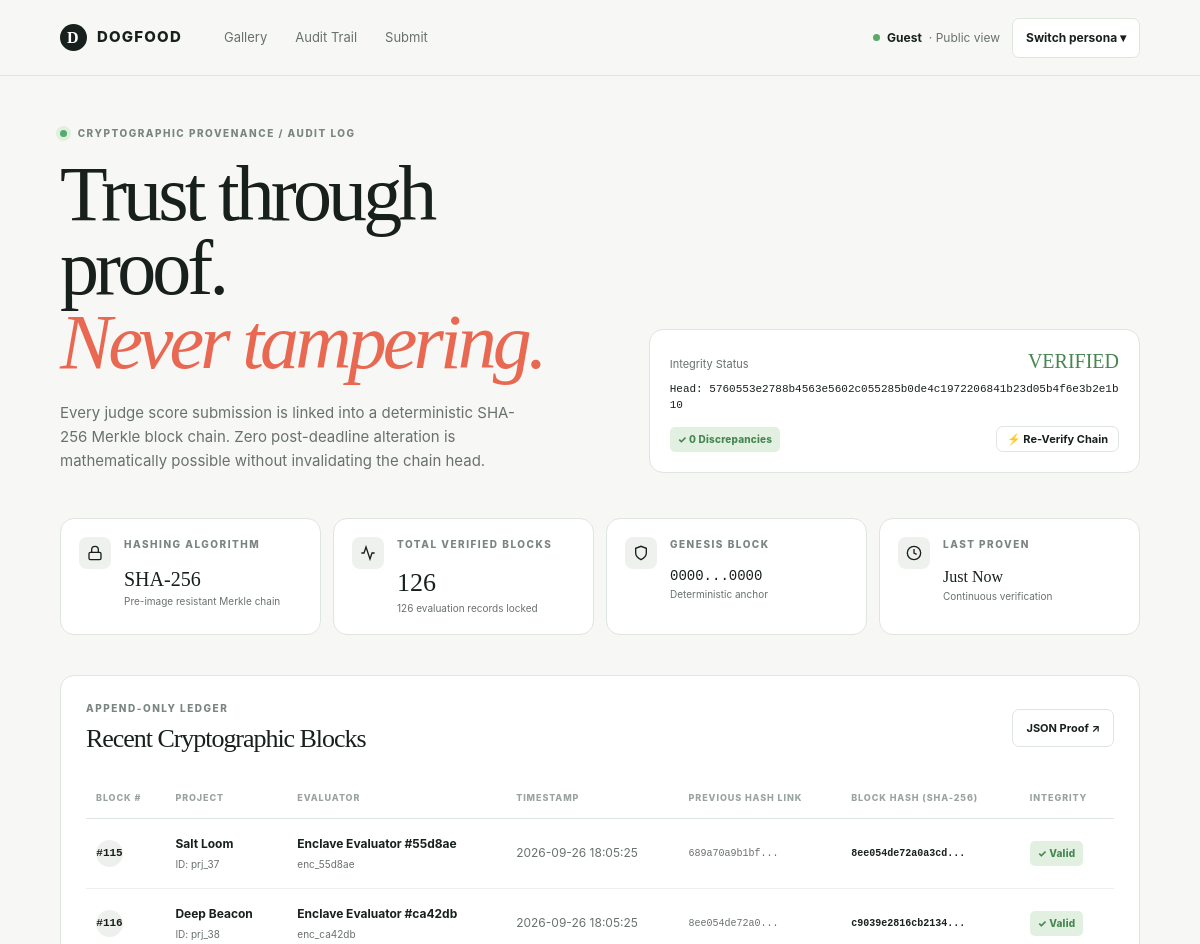
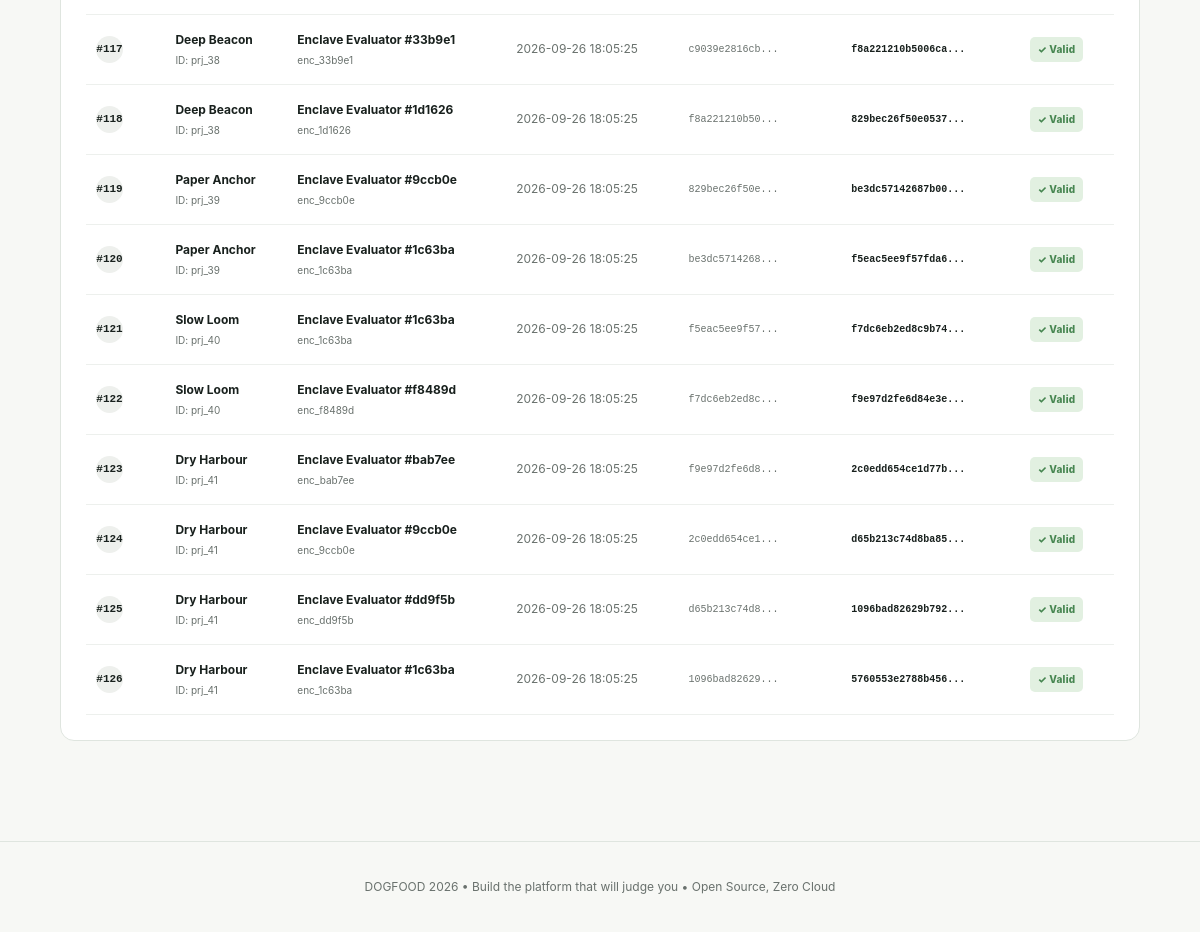
Before: /audit with the older database file (2 pictures, top to bottom).
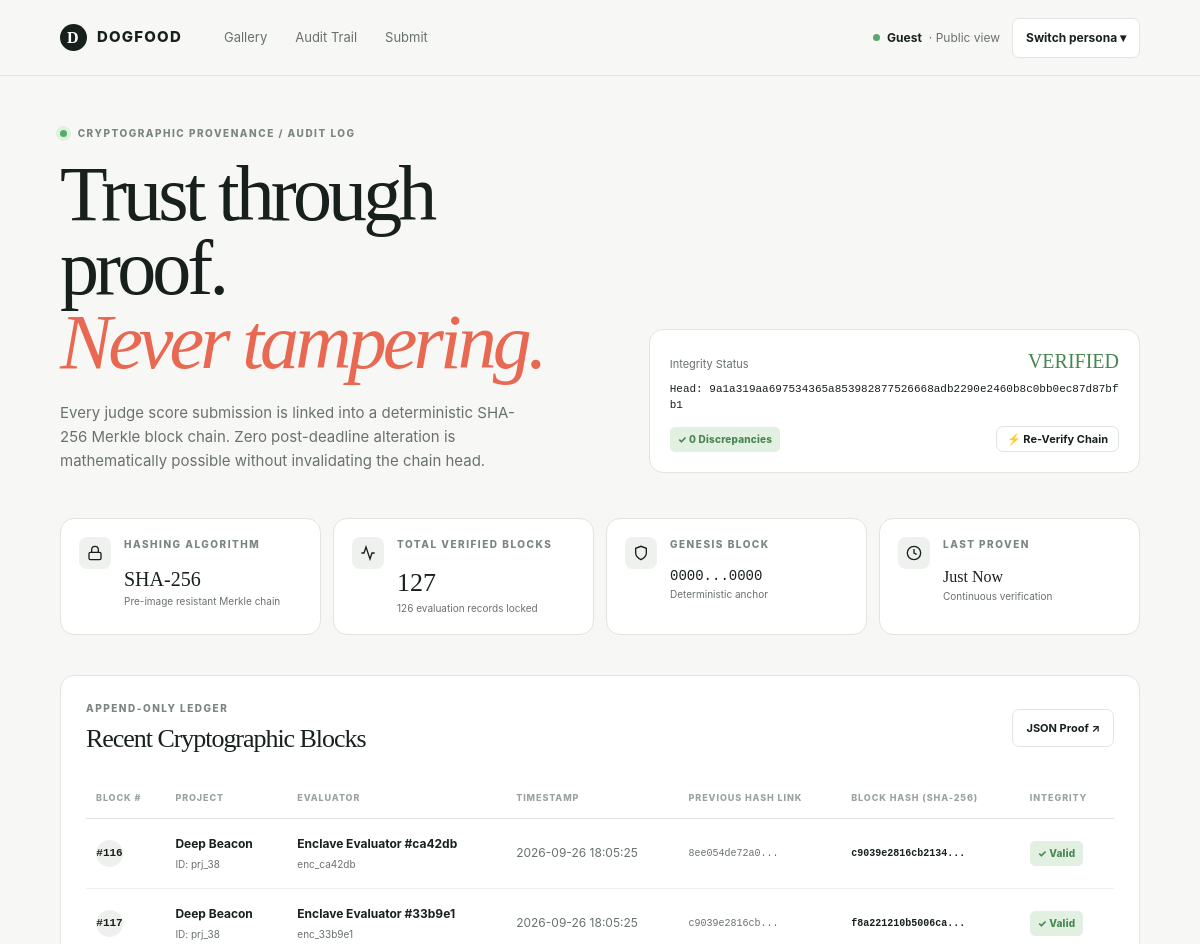
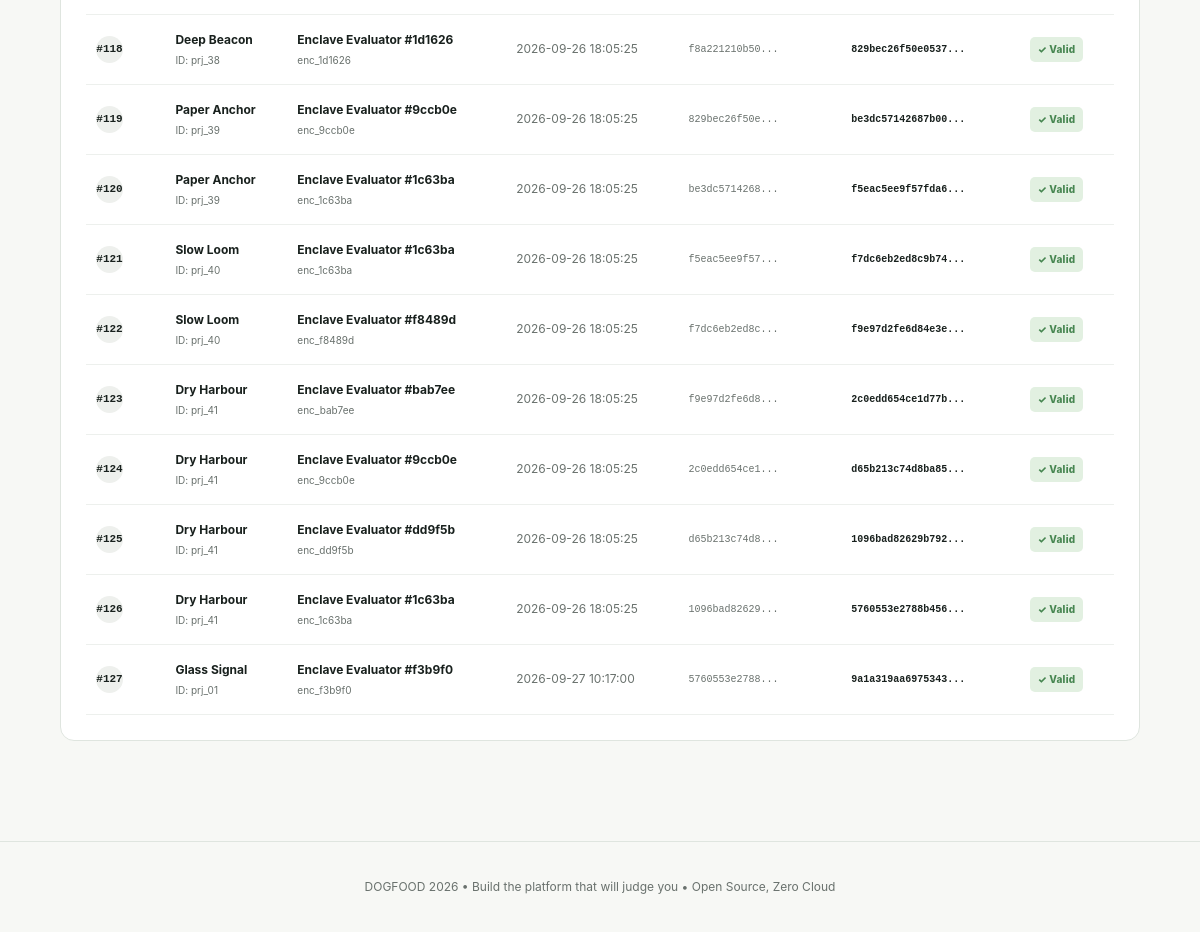
After: the same page with the newer database file (2 pictures, top to bottom).
### tables this page shows
CREATE TABLE scores (
            id INTEGER PRIMARY KEY AUTOINCREMENT,
            judge_id TEXT NOT NULL,
            project_id TEXT NOT NULL,
            criteria_json TEXT NOT NULL,
            comment TEXT,
            updated_at TEXT DEFAULT (datetime('now', 'utc')),
            UNIQUE(judge_id, project_id),
            FOREIGN KEY (judge_id) REFERENCES users(id) ON DELETE CASCADE,
            FOREIGN KEY (project_id) REFERENCES projects(id) ON DELETE CASCADE
        );

CREATE TABLE projects (
            id TEXT PRIMARY KEY,
            team_id TEXT NOT NULL,
            track_id TEXT NOT NULL,
            title TEXT NOT NULL,
            summary TEXT,
            repo_url TEXT,
            submitted_at TEXT NOT NULL,
            is_draft INTEGER DEFAULT 0,
            FOREIGN KEY (track_id) REFERENCES tracks(id)
        );

### src/main.py (the view)
@app.get("/audit", response_class=HTMLResponse)
def audit_view(request: Request):
    current_user = get_current_user_optional(request)
    is_organizer = current_user.is_organizer() if current_user else False
    audit_data = compute_score_audit_chain(is_organizer=is_organizer)
    return templates.TemplateResponse(
        request=request,
        name="audit.html",
        context={
            "user": current_user,
            "audit": audit_data
        }
    )

### templates/audit.html (shortened to what the changed rows need)
{% extends "base.html" %}
{% block content %}
<div class="page-wrap workspace">
  <section class="workspace-header">
    <div>
      <h1>Trust through proof.<br><em>Never tampering.</em></h1>
    </div>
    <div class="progress-card" style="min-width: 320px;">
      <div class="progress-top">
        <span>Integrity Status</span>
        <strong style="color: #478651; font-size: 20px;">VERIFIED</strong>
      </div>
      <p style="margin-top: 8px; font-family: ui-monospace, monospace; font-size: 11px; word-break: break-all; color: var(--ink);">
        Head: {{ audit.chain_head }}
      </p>
      <div style="margin-top: 12px; display: flex; justify-content: space-between; align-items: center;">
        <span class="badge badge-green">✓ 0 Discrepancies</span>
        <button onclick="reverifyAudit()" id="reverify-btn" class="btn btn-secondary outline-button" style="font-size: 11px; padding: 4px 10px;">
        </button>
      </div>
    </div>
  </section>
  <div class="stats-grid">
    <div class="stat-card">
      <div>
        <p class="muted-label">Total Verified Blocks</p>
        <p class="stat-value">{{ audit.total_blocks }}</p>
        <p class="stat-detail">126 evaluation records locked</p>
      </div>
    </div>
  </div>
  <div class="table-card">
    <div class="table-heading">
      <div>
        <h2>Recent Cryptographic Blocks</h2>
      </div>
    </div>
    <div class="table-scroll">
      <table>
        <thead>
          <tr>
            <th>Block #</th>
            <th>Project</th>
            <th>Evaluator</th>
            <th>Timestamp</th>
            <th>Previous Hash Link</th>
            <th>Block Hash (SHA-256)</th>
            <th>Integrity</th>
          </tr>
        </thead>
        <tbody id="blocks-tbody">
          {% for b in audit.recent_blocks %}
            <tr>
              <td><span class="rank" style="background: #eef0ed; font-family: monospace;">#{{ b.block_index }}</span></td>
              <td><strong>{{ b.project_title }}</strong><span>ID: {{ b.project_id }}</span></td>
              <td><strong>{{ b.judge_name }}</strong><span>{{ b.judge_id }}</span></td>
              <td>{{ b.timestamp[:19] }}</td>
              <td style="font-family: ui-monospace, monospace; font-size: 10px; color: var(--muted);">{{ b.prev_hash[:12] }}...</td>
              <td style="font-family: ui-monospace, monospace; font-size: 10px; color: var(--ink);"><strong>{{ b.block_hash[:16] }}...</strong></td>
              <td><span class="badge badge-green">✓ Valid</span></td>
            </tr>
          {% else %}
            <tr><td colspan="7" style="text-align: center; padding: 2rem;">No score blocks mined yet.</td></tr>
          {% endfor %}
        </tbody>
      </table>
    </div>
  </div>
</div>
{% endblock %}

Changed rows visible on the page:
no longer on this page (row unchanged): scores: block_index "115", project_title "Salt Loom", project_id "prj_37", judge_name "Enclave Evaluator #55d8ae", judge_id "enc_55d8ae", updated_at "2026-09-26 18:05:25", prev_hash "689a70a9b1bf", block_hash "8ee054de72a0a3cd"
added scores: block_index "127", project_title "Glass Signal", project_id "prj_01", judge_name "Enclave Evaluator #f3b9f0", judge_id "enc_f3b9f0", updated_at "2026-09-27 10:17:00", prev_hash "5760553e2788", block_hash "9a1a319aa6975343"
Other visible differences:
{{ audit.chain_head }}: "5760553e2788b4563e5602c055285b0de4c1972206841b23d05b4f6e3b2e1b10" → "9a1a319aa697534365a853982877526668adb2290e2460b8c0bb0ec87d87bfb1"
{{ audit.total_blocks }}: "126" → "127"
